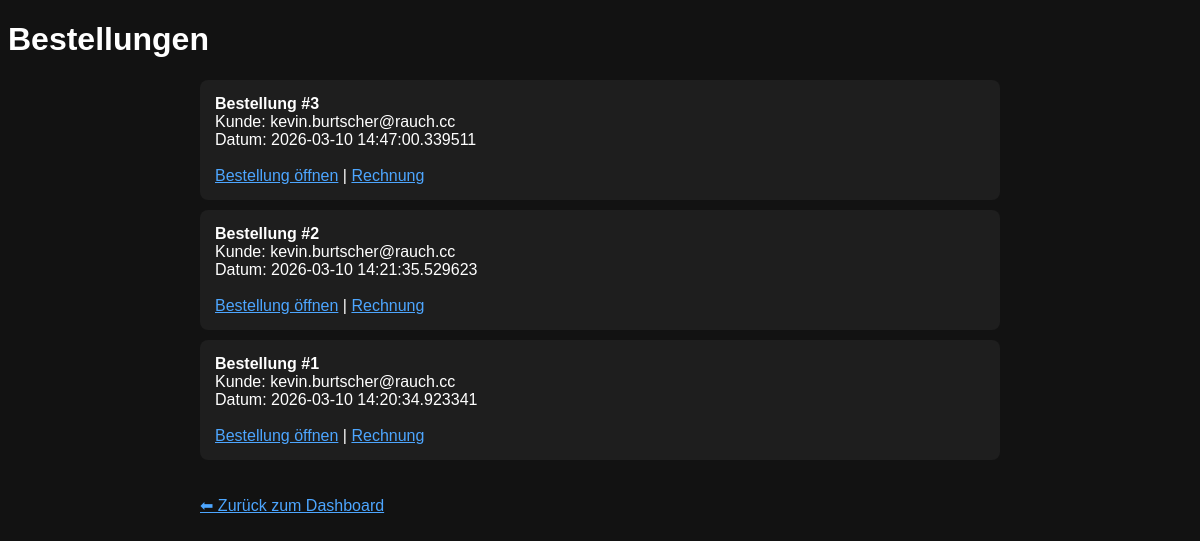
/admin/orders (signed in), run on the app's committed database.
### tables this page shows
CREATE TABLE orders (
        id INTEGER PRIMARY KEY AUTOINCREMENT,
        user_id INTEGER,
        created_at DATETIME
);

CREATE TABLE users (
            id INTEGER PRIMARY KEY AUTOINCREMENT,
            email TEXT UNIQUE,
            firstname TEXT,
            lastname TEXT,
            company TEXT,
            address TEXT,
            password TEXT
        );

### app.py (the view)
@app.route("/admin/orders")
def admin_orders():
    if "admin" not in session:
        return redirect("/login")
    conn = sqlite3.connect("database.db")
    cursor = conn.cursor()
    cursor.execute("""
    SELECT orders.id, users.email, orders.created_at
    FROM orders
    JOIN users ON orders.user_id = users.id
    ORDER BY orders.created_at DESC
    """)
    orders = cursor.fetchall()
    conn.close()
    return render_template("admin_orders.html", orders=orders)

### templates/admin_orders.html (shortened to what this page needs)
<!DOCTYPE html>
<html>
<head>
</head>
<body>
    <h1>Bestellungen</h1>
    <div class="container">
        {% for order in orders %}
        <div class="order">
            <b>Bestellung #{{ order[0] }}</b><br>
            Kunde: {{ order[1] }}<br>
            Datum: {{ order[2] }}
            <br><br>
            <a href="/admin/order/{{ order[0] }}">Bestellung öffnen</a> | <a href="/admin/order_pdf/{{ order[0] }}">Rechnung</a>
        </div>
        {% endfor %}
        <br><br>
        <a href="/admin">⬅ Zurück zum Dashboard</a>
    </div>
</body>
</html>

### templates/admin_orders.html (style rules this page uses)
body { background: #121212; color: white; font-family: Arial; }
.container { width: 800px; margin: auto; }
.order { background: #1e1e1e; padding: 15px; margin-top: 10px; border-radius: 8px; }
a { color: #4da6ff; }

### data on the page
orders: id "3", email "kevin.burtscher@rauch.cc", created_at "2026-03-10 14:47:00.339511"
orders: id "2", email "kevin.burtscher@rauch.cc", created_at "2026-03-10 14:21:35.529623"
orders: id "1", email "kevin.burtscher@rauch.cc", created_at "2026-03-10 14:20:34.923341"
